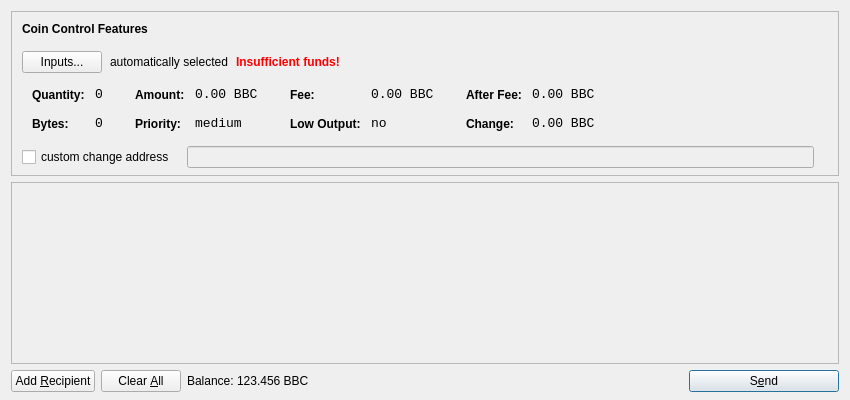
<?xml version="1.0" encoding="UTF-8"?>
<ui version="4.0">
 <class>SendCoinsDialog</class>
 <widget class="QDialog" name="SendCoinsDialog">
  <property name="geometry">
   <rect>
    <x>0</x>
    <y>0</y>
    <width>850</width>
    <height>400</height>
   </rect>
  </property>
  <property name="windowTitle">
   <string>Send Coins</string>
  </property>
  <layout class="QVBoxLayout" name="verticalLayout" stretch="0,1,0">
   <property name="bottomMargin">
    <number>8</number>
   </property>
   <item>
    <widget class="QFrame" name="frameCoinControl">
     <property name="sizePolicy">
      <sizepolicy hsizetype="Expanding" vsizetype="Expanding">
       <horstretch>0</horstretch>
       <verstretch>0</verstretch>
      </sizepolicy>
     </property>
     <property name="maximumSize">
      <size>
       <width>16777215</width>
       <height>16777215</height>
      </size>
     </property>
     <property name="frameShape">
      <enum>QFrame::StyledPanel</enum>
     </property>
     <property name="frameShadow">
      <enum>QFrame::Sunken</enum>
     </property>
     <layout class="QVBoxLayout" name="verticalLayoutCoinControl2">
      <property name="spacing">
       <number>6</number>
      </property>
      <property name="leftMargin">
       <number>0</number>
      </property>
      <property name="topMargin">
       <number>0</number>
      </property>
      <property name="rightMargin">
       <number>0</number>
      </property>
      <property name="bottomMargin">
       <number>6</number>
      </property>
      <item>
       <layout class="QVBoxLayout" name="verticalLayoutCoinControl" stretch="0,0,0,0,1">
        <property name="spacing">
         <number>0</number>
        </property>
        <property name="leftMargin">
         <number>10</number>
        </property>
        <property name="topMargin">
         <number>10</number>
        </property>
        <item>
         <layout class="QHBoxLayout" name="horizontalLayoutCoinControl1">
          <property name="bottomMargin">
           <number>15</number>
          </property>
          <item>
           <widget class="QLabel" name="labelCoinControlFeatures">
            <property name="sizePolicy">
             <sizepolicy hsizetype="Preferred" vsizetype="Maximum">
              <horstretch>0</horstretch>
              <verstretch>0</verstretch>
             </sizepolicy>
            </property>
            <property name="font">
             <font>
              <weight>75</weight>
              <bold>true</bold>
             </font>
            </property>
            <property name="styleSheet">
             <string notr="true">font-weight:bold;</string>
            </property>
            <property name="text">
             <string>Coin Control Features</string>
            </property>
           </widget>
          </item>
         </layout>
        </item>
        <item>
         <layout class="QHBoxLayout" name="horizontalLayoutCoinControl2" stretch="0,0,0,0">
          <property name="spacing">
           <number>8</number>
          </property>
          <property name="bottomMargin">
           <number>10</number>
          </property>
          <item>
           <widget class="QPushButton" name="pushButtonCoinControl">
            <property name="styleSheet">
             <string notr="true"/>
            </property>
            <property name="text">
             <string>Inputs...</string>
            </property>
           </widget>
          </item>
          <item>
           <widget class="QLabel" name="labelCoinControlAutomaticallySelected">
            <property name="text">
             <string>automatically selected</string>
            </property>
            <property name="margin">
             <number>5</number>
            </property>
           </widget>
          </item>
          <item>
           <widget class="QLabel" name="labelCoinControlInsuffFunds">
            <property name="font">
             <font>
              <weight>75</weight>
              <bold>true</bold>
             </font>
            </property>
            <property name="styleSheet">
             <string notr="true">color:red;font-weight:bold;</string>
            </property>
            <property name="text">
             <string>Insufficient funds!</string>
            </property>
            <property name="margin">
             <number>5</number>
            </property>
           </widget>
          </item>
          <item>
           <spacer name="horizontalSpacerCoinControl">
            <property name="orientation">
             <enum>Qt::Horizontal</enum>
            </property>
            <property name="sizeHint" stdset="0">
             <size>
              <width>40</width>
              <height>1</height>
             </size>
            </property>
           </spacer>
          </item>
         </layout>
        </item>
        <item>
         <widget class="QWidget" name="widgetCoinControl" native="true">
          <property name="sizePolicy">
           <sizepolicy hsizetype="Preferred" vsizetype="Preferred">
            <horstretch>0</horstretch>
            <verstretch>0</verstretch>
           </sizepolicy>
          </property>
          <property name="minimumSize">
           <size>
            <width>0</width>
            <height>0</height>
           </size>
          </property>
          <property name="styleSheet">
           <string notr="true"/>
          </property>
          <layout class="QHBoxLayout" name="horizontalLayoutCoinControl5">
           <property name="leftMargin">
            <number>0</number>
           </property>
           <property name="topMargin">
            <number>0</number>
           </property>
           <property name="rightMargin">
            <number>0</number>
           </property>
           <property name="bottomMargin">
            <number>0</number>
           </property>
           <item>
            <layout class="QHBoxLayout" name="horizontalLayoutCoinControl3" stretch="0,0,0,1">
             <property name="spacing">
              <number>20</number>
             </property>
             <property name="topMargin">
              <number>0</number>
             </property>
             <property name="bottomMargin">
              <number>10</number>
             </property>
             <item>
              <layout class="QFormLayout" name="formLayoutCoinControl1">
               <property name="horizontalSpacing">
                <number>10</number>
               </property>
               <property name="verticalSpacing">
                <number>14</number>
               </property>
               <property name="leftMargin">
                <number>10</number>
               </property>
               <property name="topMargin">
                <number>4</number>
               </property>
               <property name="rightMargin">
                <number>6</number>
               </property>
               <item row="0" column="0">
                <widget class="QLabel" name="labelCoinControlQuantityText">
                 <property name="styleSheet">
                  <string notr="true">font-weight:bold;</string>
                 </property>
                 <property name="text">
                  <string>Quantity:</string>
                 </property>
                 <property name="margin">
                  <number>0</number>
                 </property>
                </widget>
               </item>
               <item row="0" column="1">
                <widget class="QLabel" name="labelCoinControlQuantity">
                 <property name="font">
                  <font>
                   <family>Monospace</family>
                   <pointsize>10</pointsize>
                  </font>
                 </property>
                 <property name="cursor">
                  <cursorShape>IBeamCursor</cursorShape>
                 </property>
                 <property name="contextMenuPolicy">
                  <enum>Qt::ActionsContextMenu</enum>
                 </property>
                 <property name="text">
                  <string notr="true">0</string>
                 </property>
                 <property name="margin">
                  <number>0</number>
                 </property>
                 <property name="textInteractionFlags">
                  <set>Qt::LinksAccessibleByMouse|Qt::TextSelectableByKeyboard|Qt::TextSelectableByMouse</set>
                 </property>
                </widget>
               </item>
               <item row="1" column="0">
                <widget class="QLabel" name="labelCoinControlBytesText">
                 <property name="styleSheet">
                  <string notr="true">font-weight:bold;</string>
                 </property>
                 <property name="text">
                  <string>Bytes:</string>
                 </property>
                </widget>
               </item>
               <item row="1" column="1">
                <widget class="QLabel" name="labelCoinControlBytes">
                 <property name="font">
                  <font>
                   <family>Monospace</family>
                   <pointsize>10</pointsize>
                  </font>
                 </property>
                 <property name="cursor">
                  <cursorShape>IBeamCursor</cursorShape>
                 </property>
                 <property name="contextMenuPolicy">
                  <enum>Qt::ActionsContextMenu</enum>
                 </property>
                 <property name="text">
                  <string notr="true">0</string>
                 </property>
                 <property name="textInteractionFlags">
                  <set>Qt::LinksAccessibleByMouse|Qt::TextSelectableByKeyboard|Qt::TextSelectableByMouse</set>
                 </property>
                </widget>
               </item>
              </layout>
             </item>
             <item>
              <layout class="QFormLayout" name="formLayoutCoinControl2">
               <property name="horizontalSpacing">
                <number>10</number>
               </property>
               <property name="verticalSpacing">
                <number>14</number>
               </property>
               <property name="leftMargin">
                <number>6</number>
               </property>
               <property name="topMargin">
                <number>4</number>
               </property>
               <property name="rightMargin">
                <number>6</number>
               </property>
               <item row="0" column="0">
                <widget class="QLabel" name="labelCoinControlAmountText">
                 <property name="styleSheet">
                  <string notr="true">font-weight:bold;</string>
                 </property>
                 <property name="text">
                  <string>Amount:</string>
                 </property>
                 <property name="margin">
                  <number>0</number>
                 </property>
                </widget>
               </item>
               <item row="0" column="1">
                <widget class="QLabel" name="labelCoinControlAmount">
                 <property name="font">
                  <font>
                   <family>Monospace</family>
                   <pointsize>10</pointsize>
                  </font>
                 </property>
                 <property name="cursor">
                  <cursorShape>IBeamCursor</cursorShape>
                 </property>
                 <property name="contextMenuPolicy">
                  <enum>Qt::ActionsContextMenu</enum>
                 </property>
                 <property name="text">
                  <string notr="true">0.00 BBC</string>
                 </property>
                 <property name="textInteractionFlags">
                  <set>Qt::LinksAccessibleByMouse|Qt::TextSelectableByKeyboard|Qt::TextSelectableByMouse</set>
                 </property>
                </widget>
               </item>
               <item row="1" column="0">
                <widget class="QLabel" name="labelCoinControlPriorityText">
                 <property name="styleSheet">
                  <string notr="true">font-weight:bold;</string>
                 </property>
                 <property name="text">
                  <string>Priority:</string>
                 </property>
                </widget>
               </item>
               <item row="1" column="1">
                <widget class="QLabel" name="labelCoinControlPriority">
                 <property name="font">
                  <font>
                   <family>Monospace</family>
                   <pointsize>10</pointsize>
                  </font>
                 </property>
                 <property name="cursor">
                  <cursorShape>IBeamCursor</cursorShape>
                 </property>
                 <property name="contextMenuPolicy">
                  <enum>Qt::ActionsContextMenu</enum>
                 </property>
                 <property name="text">
                  <string>medium</string>
                 </property>
                 <property name="textInteractionFlags">
                  <set>Qt::LinksAccessibleByMouse|Qt::TextSelectableByKeyboard|Qt::TextSelectableByMouse</set>
                 </property>
                </widget>
               </item>
              </layout>
             </item>
             <item>
              <layout class="QFormLayout" name="formLayoutCoinControl3">
               <property name="horizontalSpacing">
                <number>10</number>
               </property>
               <property name="verticalSpacing">
                <number>14</number>
               </property>
               <property name="leftMargin">
                <number>6</number>
               </property>
               <property name="topMargin">
                <number>4</number>
               </property>
               <property name="rightMargin">
                <number>6</number>
               </property>
               <item row="0" column="0">
                <widget class="QLabel" name="labelCoinControlFeeText">
                 <property name="styleSheet">
                  <string notr="true">font-weight:bold;</string>
                 </property>
                 <property name="text">
                  <string>Fee:</string>
                 </property>
                 <property name="margin">
                  <number>0</number>
                 </property>
                </widget>
               </item>
               <item row="0" column="1">
                <widget class="QLabel" name="labelCoinControlFee">
                 <property name="font">
                  <font>
                   <family>Monospace</family>
                   <pointsize>10</pointsize>
                  </font>
                 </property>
                 <property name="cursor">
                  <cursorShape>IBeamCursor</cursorShape>
                 </property>
                 <property name="contextMenuPolicy">
                  <enum>Qt::ActionsContextMenu</enum>
                 </property>
                 <property name="text">
                  <string notr="true">0.00 BBC</string>
                 </property>
                 <property name="textInteractionFlags">
                  <set>Qt::LinksAccessibleByMouse|Qt::TextSelectableByKeyboard|Qt::TextSelectableByMouse</set>
                 </property>
                </widget>
               </item>
               <item row="1" column="0">
                <widget class="QLabel" name="labelCoinControlLowOutputText">
                 <property name="styleSheet">
                  <string notr="true">font-weight:bold;</string>
                 </property>
                 <property name="text">
                  <string>Low Output:</string>
                 </property>
                </widget>
               </item>
               <item row="1" column="1">
                <widget class="QLabel" name="labelCoinControlLowOutput">
                 <property name="font">
                  <font>
                   <family>Monospace</family>
                   <pointsize>10</pointsize>
                  </font>
                 </property>
                 <property name="cursor">
                  <cursorShape>IBeamCursor</cursorShape>
                 </property>
                 <property name="contextMenuPolicy">
                  <enum>Qt::ActionsContextMenu</enum>
                 </property>
                 <property name="text">
                  <string>no</string>
                 </property>
                 <property name="textInteractionFlags">
                  <set>Qt::LinksAccessibleByMouse|Qt::TextSelectableByKeyboard|Qt::TextSelectableByMouse</set>
                 </property>
                </widget>
               </item>
              </layout>
             </item>
             <item>
              <layout class="QFormLayout" name="formLayoutCoinControl4">
               <property name="horizontalSpacing">
                <number>10</number>
               </property>
               <property name="verticalSpacing">
                <number>14</number>
               </property>
               <property name="leftMargin">
                <number>6</number>
               </property>
               <property name="topMargin">
                <number>4</number>
               </property>
               <property name="rightMargin">
                <number>6</number>
               </property>
               <item row="0" column="0">
                <widget class="QLabel" name="labelCoinControlAfterFeeText">
                 <property name="styleSheet">
                  <string notr="true">font-weight:bold;</string>
                 </property>
                 <property name="text">
                  <string>After Fee:</string>
                 </property>
                 <property name="margin">
                  <number>0</number>
                 </property>
                </widget>
               </item>
               <item row="0" column="1">
                <widget class="QLabel" name="labelCoinControlAfterFee">
                 <property name="font">
                  <font>
                   <family>Monospace</family>
                   <pointsize>10</pointsize>
                  </font>
                 </property>
                 <property name="cursor">
                  <cursorShape>IBeamCursor</cursorShape>
                 </property>
                 <property name="contextMenuPolicy">
                  <enum>Qt::ActionsContextMenu</enum>
                 </property>
                 <property name="text">
                  <string notr="true">0.00 BBC</string>
                 </property>
                 <property name="textInteractionFlags">
                  <set>Qt::LinksAccessibleByMouse|Qt::TextSelectableByKeyboard|Qt::TextSelectableByMouse</set>
                 </property>
                </widget>
               </item>
               <item row="1" column="0">
                <widget class="QLabel" name="labelCoinControlChangeText">
                 <property name="styleSheet">
                  <string notr="true">font-weight:bold;</string>
                 </property>
                 <property name="text">
                  <string>Change:</string>
                 </property>
                </widget>
               </item>
               <item row="1" column="1">
                <widget class="QLabel" name="labelCoinControlChange">
                 <property name="font">
                  <font>
                   <family>Monospace</family>
                   <pointsize>10</pointsize>
                  </font>
                 </property>
                 <property name="cursor">
                  <cursorShape>IBeamCursor</cursorShape>
                 </property>
                 <property name="contextMenuPolicy">
                  <enum>Qt::ActionsContextMenu</enum>
                 </property>
                 <property name="text">
                  <string notr="true">0.00 BBC</string>
                 </property>
                 <property name="textInteractionFlags">
                  <set>Qt::LinksAccessibleByMouse|Qt::TextSelectableByKeyboard|Qt::TextSelectableByMouse</set>
                 </property>
                </widget>
               </item>
              </layout>
             </item>
            </layout>
           </item>
          </layout>
         </widget>
        </item>
        <item>
         <layout class="QHBoxLayout" name="horizontalLayoutCoinControl4" stretch="0,0,0">
          <property name="spacing">
           <number>12</number>
          </property>
          <property name="sizeConstraint">
           <enum>QLayout::SetDefaultConstraint</enum>
          </property>
          <property name="topMargin">
           <number>5</number>
          </property>
          <property name="rightMargin">
           <number>5</number>
          </property>
          <item>
           <widget class="QCheckBox" name="checkBoxCoinControlChange">
            <property name="text">
             <string>custom change address</string>
            </property>
           </widget>
          </item>
          <item>
           <widget class="QLineEdit" name="lineEditCoinControlChange">
            <property name="enabled">
             <bool>false</bool>
            </property>
            <property name="sizePolicy">
             <sizepolicy hsizetype="Expanding" vsizetype="Fixed">
              <horstretch>0</horstretch>
              <verstretch>0</verstretch>
             </sizepolicy>
            </property>
           </widget>
          </item>
          <item>
           <widget class="QLabel" name="labelCoinControlChangeLabel">
            <property name="sizePolicy">
             <sizepolicy hsizetype="Preferred" vsizetype="Expanding">
              <horstretch>0</horstretch>
              <verstretch>0</verstretch>
             </sizepolicy>
            </property>
            <property name="minimumSize">
             <size>
              <width>0</width>
              <height>0</height>
             </size>
            </property>
            <property name="text">
             <string/>
            </property>
            <property name="margin">
             <number>3</number>
            </property>
           </widget>
          </item>
         </layout>
        </item>
        <item>
         <spacer name="verticalSpacerCoinControl">
          <property name="orientation">
           <enum>Qt::Vertical</enum>
          </property>
          <property name="sizeHint" stdset="0">
           <size>
            <width>800</width>
            <height>1</height>
           </size>
          </property>
         </spacer>
        </item>
       </layout>
      </item>
     </layout>
    </widget>
   </item>
   <item>
    <widget class="QScrollArea" name="scrollArea">
     <property name="widgetResizable">
      <bool>true</bool>
     </property>
     <widget class="QWidget" name="scrollAreaWidgetContents">
      <property name="geometry">
       <rect>
        <x>0</x>
        <y>0</y>
        <width>830</width>
        <height>152</height>
       </rect>
      </property>
      <layout class="QVBoxLayout" name="verticalLayout_2">
       <property name="leftMargin">
        <number>0</number>
       </property>
       <property name="topMargin">
        <number>0</number>
       </property>
       <property name="rightMargin">
        <number>0</number>
       </property>
       <property name="bottomMargin">
        <number>0</number>
       </property>
       <item>
        <layout class="QVBoxLayout" name="entries">
         <property name="spacing">
          <number>6</number>
         </property>
        </layout>
       </item>
       <item>
        <spacer name="verticalSpacer">
         <property name="orientation">
          <enum>Qt::Vertical</enum>
         </property>
         <property name="sizeHint" stdset="0">
          <size>
           <width>20</width>
           <height>40</height>
          </size>
         </property>
        </spacer>
       </item>
      </layout>
     </widget>
    </widget>
   </item>
   <item>
    <layout class="QHBoxLayout" name="horizontalLayout">
     <item>
      <widget class="QPushButton" name="addButton">
       <property name="toolTip">
        <string>Send to multiple recipients at once</string>
       </property>
       <property name="text">
        <string>Add &amp;Recipient</string>
       </property>
       <property name="icon">
        <iconset resource="../bitcoin.qrc">
         <normaloff>:/icons/add</normaloff>:/icons/add</iconset>
       </property>
       <property name="autoDefault">
        <bool>false</bool>
       </property>
      </widget>
     </item>
     <item>
      <widget class="QPushButton" name="clearButton">
       <property name="sizePolicy">
        <sizepolicy hsizetype="Minimum" vsizetype="Fixed">
         <horstretch>0</horstretch>
         <verstretch>0</verstretch>
        </sizepolicy>
       </property>
       <property name="toolTip">
        <string>Remove all transaction fields</string>
       </property>
       <property name="text">
        <string>Clear &amp;All</string>
       </property>
       <property name="icon">
        <iconset resource="../bitcoin.qrc">
         <normaloff>:/icons/remove</normaloff>:/icons/remove</iconset>
       </property>
       <property name="autoRepeatDelay">
        <number>300</number>
       </property>
       <property name="autoDefault">
        <bool>false</bool>
       </property>
      </widget>
     </item>
     <item>
      <layout class="QHBoxLayout" name="horizontalLayout_2">
       <property name="spacing">
        <number>3</number>
       </property>
       <item>
        <widget class="QLabel" name="label">
         <property name="text">
          <string>Balance:</string>
         </property>
        </widget>
       </item>
       <item>
        <widget class="QLabel" name="labelBalance">
         <property name="cursor">
          <cursorShape>IBeamCursor</cursorShape>
         </property>
         <property name="text">
          <string>123.456 BBC</string>
         </property>
         <property name="textInteractionFlags">
          <set>Qt::LinksAccessibleByMouse|Qt::TextSelectableByKeyboard|Qt::TextSelectableByMouse</set>
         </property>
        </widget>
       </item>
      </layout>
     </item>
     <item>
      <spacer name="horizontalSpacer">
       <property name="orientation">
        <enum>Qt::Horizontal</enum>
       </property>
       <property name="sizeHint" stdset="0">
        <size>
         <width>40</width>
         <height>20</height>
        </size>
       </property>
      </spacer>
     </item>
     <item>
      <widget class="QPushButton" name="sendButton">
       <property name="minimumSize">
        <size>
         <width>150</width>
         <height>0</height>
        </size>
       </property>
       <property name="toolTip">
        <string>Confirm the send action</string>
       </property>
       <property name="text">
        <string>S&amp;end</string>
       </property>
       <property name="icon">
        <iconset resource="../bitcoin.qrc">
         <normaloff>:/icons/send</normaloff>:/icons/send</iconset>
       </property>
       <property name="default">
        <bool>true</bool>
       </property>
      </widget>
     </item>
    </layout>
   </item>
  </layout>
 </widget>
 <resources>
  <include location="../bitcoin.qrc"/>
 </resources>
 <connections/>
</ui>
